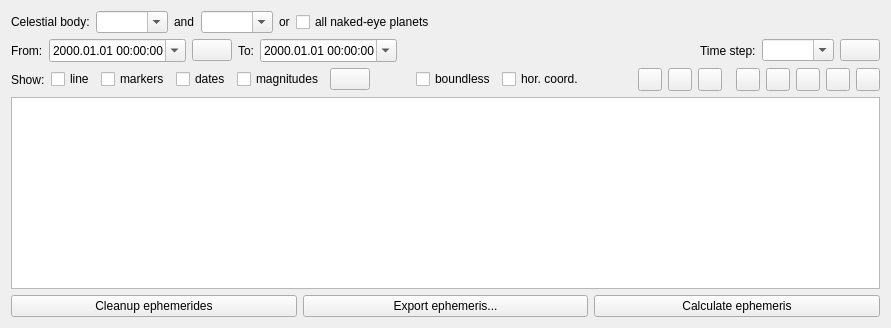
        <widget class="QWidget" name="stackedWidgetPage2">
         <layout class="QGridLayout" name="gridLayout_3">
          <item row="7" column="0" colspan="2">
           <widget class="QTreeWidget" name="ephemerisTreeWidget">
            <property name="editTriggers">
             <set>QAbstractItemView::NoEditTriggers</set>
            </property>
            <property name="rootIsDecorated">
             <bool>false</bool>
            </property>
            <property name="uniformRowHeights">
             <bool>true</bool>
            </property>
            <property name="itemsExpandable">
             <bool>false</bool>
            </property>
            <property name="sortingEnabled">
             <bool>true</bool>
            </property>
            <property name="expandsOnDoubleClick">
             <bool>false</bool>
            </property>
            <property name="columnCount">
             <number>0</number>
            </property>
           </widget>
          </item>
          <item row="3" column="0" colspan="2">
           <layout class="QHBoxLayout" name="horizontalLayout_17">
            <property name="topMargin">
             <number>0</number>
            </property>
            <item>
             <widget class="QLabel" name="label">
              <property name="text">
               <string>Show:</string>
              </property>
             </widget>
            </item>
            <item>
             <widget class="QCheckBox" name="ephemerisShowLineCheckBox">
              <property name="toolTip">
               <string>Show connecting line between the ephemeris markers</string>
              </property>
              <property name="text">
               <string comment="show line" extracomment="full phrase is 'show line'">line</string>
              </property>
             </widget>
            </item>
            <item>
             <widget class="QCheckBox" name="ephemerisShowMarkersCheckBox">
              <property name="toolTip">
               <string>Show markers of positions of the current celestial body on the sky</string>
              </property>
              <property name="text">
               <string>markers</string>
              </property>
             </widget>
            </item>
            <item>
             <widget class="QCheckBox" name="ephemerisShowDatesCheckBox">
              <property name="toolTip">
               <string>Show dates of positions of current celestial body near markers</string>
              </property>
              <property name="text">
               <string>dates</string>
              </property>
             </widget>
            </item>
            <item>
             <widget class="QCheckBox" name="ephemerisShowMagnitudesCheckBox">
              <property name="toolTip">
               <string>Show magnitudes of current celestial body</string>
              </property>
              <property name="text">
               <string>magnitudes</string>
              </property>
             </widget>
            </item>
            <item>
             <widget class="QPushButton" name="pushButtonExtraEphemerisDialog">
              <property name="sizePolicy">
               <sizepolicy hsizetype="Fixed" vsizetype="Fixed">
                <horstretch>0</horstretch>
                <verstretch>0</verstretch>
               </sizepolicy>
              </property>
              <property name="toolTip">
               <string>Extra options for ephemeris visualization</string>
              </property>
              <property name="text">
               <string notr="true"/>
              </property>
              <property name="icon">
               <iconset resource="../../data/gui/guiRes.qrc">
                <normaloff>:/graphicGui/uibtSettings.png</normaloff>
                <disabledoff>:/graphicGui/uibtSettings-disabled.png</disabledoff>:/graphicGui/uibtSettings.png</iconset>
              </property>
             </widget>
            </item>
            <item>
             <spacer name="horizontalSpacer">
              <property name="orientation">
               <enum>Qt::Horizontal</enum>
              </property>
              <property name="sizeHint" stdset="0">
               <size>
                <width>40</width>
                <height>20</height>
               </size>
              </property>
             </spacer>
            </item>
            <item>
             <widget class="QCheckBox" name="ephemerisIgnoreDateTestCheckBox">
              <property name="toolTip">
               <string>Allow results outside recommended time range of orbital elements</string>
              </property>
              <property name="text">
               <string comment="Ignore date test">boundless</string>
              </property>
             </widget>
            </item>
            <item>
             <widget class="QCheckBox" name="ephemerisHorizontalCoordinatesCheckBox">
              <property name="toolTip">
               <string>Use horizontal coordinates</string>
              </property>
              <property name="text">
               <string comment="horizontal coordinates">hor. coord.</string>
              </property>
             </widget>
            </item>
            <item>
             <spacer name="horizontalSpacer_6">
              <property name="orientation">
               <enum>Qt::Horizontal</enum>
              </property>
              <property name="sizeHint" stdset="0">
               <size>
                <width>40</width>
                <height>20</height>
               </size>
              </property>
             </spacer>
            </item>
            <item>
             <layout class="QHBoxLayout" name="horizontalLayout_26">
              <property name="leftMargin">
               <number>8</number>
              </property>
              <property name="rightMargin">
               <number>8</number>
              </property>
              <item>
               <widget class="QToolButton" name="genericMarkerColor">
                <property name="toolTip">
                 <string>Color of ephemeris marker for first celestial body</string>
                </property>
                <property name="text">
                 <string notr="true"/>
                </property>
               </widget>
              </item>
              <item>
               <widget class="QToolButton" name="secondaryMarkerColor">
                <property name="toolTip">
                 <string>Color of ephemeris marker for second celestial body</string>
                </property>
                <property name="text">
                 <string notr="true"/>
                </property>
               </widget>
              </item>
              <item>
               <widget class="QToolButton" name="selectedMarkerColor">
                <property name="toolTip">
                 <string>Color of selected ephemeris marker</string>
                </property>
                <property name="text">
                 <string notr="true"/>
                </property>
               </widget>
              </item>
             </layout>
            </item>
            <item>
             <widget class="QToolButton" name="mercuryMarkerColor">
              <property name="toolTip">
               <string>Color of Mercury's ephemeris marker</string>
              </property>
              <property name="text">
               <string notr="true"/>
              </property>
             </widget>
            </item>
            <item>
             <widget class="QToolButton" name="venusMarkerColor">
              <property name="toolTip">
               <string>Color of Venus' ephemeris marker</string>
              </property>
              <property name="text">
               <string/>
              </property>
             </widget>
            </item>
            <item>
             <widget class="QToolButton" name="marsMarkerColor">
              <property name="toolTip">
               <string>Color of Mars' ephemeris marker</string>
              </property>
              <property name="text">
               <string notr="true"/>
              </property>
             </widget>
            </item>
            <item>
             <widget class="QToolButton" name="jupiterMarkerColor">
              <property name="toolTip">
               <string>Color of Jupiter's ephemeris marker</string>
              </property>
              <property name="text">
               <string notr="true"/>
              </property>
             </widget>
            </item>
            <item>
             <widget class="QToolButton" name="saturnMarkerColor">
              <property name="toolTip">
               <string>Color of Saturn's ephemeris marker</string>
              </property>
              <property name="text">
               <string notr="true"/>
              </property>
             </widget>
            </item>
           </layout>
          </item>
          <item row="8" column="0" colspan="2">
           <layout class="QHBoxLayout" name="horizontalLayout_11">
            <item>
             <widget class="QPushButton" name="ephemerisCleanupButton">
              <property name="text">
               <string>Cleanup ephemerides</string>
              </property>
             </widget>
            </item>
            <item>
             <widget class="QPushButton" name="ephemerisSaveButton">
              <property name="text">
               <string>Export ephemeris...</string>
              </property>
             </widget>
            </item>
            <item>
             <widget class="QPushButton" name="ephemerisPushButton">
              <property name="toolTip">
               <string>Calculations require time, please be patient</string>
              </property>
              <property name="text">
               <string>Calculate ephemeris</string>
              </property>
             </widget>
            </item>
           </layout>
          </item>
          <item row="2" column="0" colspan="2">
           <layout class="QHBoxLayout" name="horizontalLayout_25">
            <item>
             <layout class="QHBoxLayout" name="horizontalLayout_3">
              <item>
               <widget class="QLabel" name="dateFromLabel">
                <property name="text">
                 <string>From:</string>
                </property>
               </widget>
              </item>
              <item>
               <widget class="QDateTimeEdit" name="dateFromDateTimeEdit">
                <property name="wrapping">
                 <bool>true</bool>
                </property>
                <property name="displayFormat">
                 <string notr="true">yyyy.MM.dd hh:mm:ss</string>
                </property>
                <property name="calendarPopup">
                 <bool>true</bool>
                </property>
               </widget>
              </item>
              <item>
               <widget class="QPushButton" name="pushButtonNow">
                <property name="toolTip">
                 <string>Now</string>
                </property>
                <property name="text">
                 <string/>
                </property>
                <property name="icon">
                 <iconset resource="../../data/gui/guiRes.qrc">
                  <normaloff>:/graphicGui/btTimeNow-off.png</normaloff>
                  <disabledoff>:/graphicGui/btTimeNow-off.png</disabledoff>:/graphicGui/btTimeNow-off.png</iconset>
                </property>
               </widget>
              </item>
             </layout>
            </item>
            <item>
             <layout class="QHBoxLayout" name="horizontalLayout_4">
              <item>
               <widget class="QLabel" name="dateToLabel">
                <property name="text">
                 <string>To:</string>
                </property>
               </widget>
              </item>
              <item>
               <widget class="QDateTimeEdit" name="dateToDateTimeEdit">
                <property name="wrapping">
                 <bool>true</bool>
                </property>
                <property name="displayFormat">
                 <string notr="true">yyyy.MM.dd hh:mm:ss</string>
                </property>
                <property name="calendarPopup">
                 <bool>true</bool>
                </property>
               </widget>
              </item>
             </layout>
            </item>
            <item>
             <spacer name="horizontalSpacer_8">
              <property name="orientation">
               <enum>Qt::Horizontal</enum>
              </property>
              <property name="sizeHint" stdset="0">
               <size>
                <width>40</width>
                <height>20</height>
               </size>
              </property>
             </spacer>
            </item>
            <item>
             <layout class="QHBoxLayout" name="horizontalLayout_2">
              <item>
               <widget class="QLabel" name="ephemerisStepLabel">
                <property name="text">
                 <string>Time step:</string>
                </property>
               </widget>
              </item>
              <item>
               <widget class="QComboBox" name="ephemerisStepComboBox">
                <property name="editable">
                 <bool>true</bool>
                </property>
                <property name="insertPolicy">
                 <enum>QComboBox::NoInsert</enum>
                </property>
               </widget>
              </item>
              <item>
               <widget class="QPushButton" name="pushButtonCustomStepsDialog">
                <property name="toolTip">
                 <string>Custom time step for ephemeris visualization</string>
                </property>
                <property name="icon">
                 <iconset resource="../../data/gui/guiRes.qrc">
                  <normaloff>:/graphicGui/uibtTime.png</normaloff>
                  <disabledoff>:/graphicGui/uibtTime-disabled.png</disabledoff>:/graphicGui/uibtTime.png</iconset>
                </property>
               </widget>
              </item>
             </layout>
            </item>
           </layout>
          </item>
          <item row="0" column="0" colspan="2">
           <layout class="QHBoxLayout" name="horizontalLayout">
            <item>
             <widget class="QLabel" name="celestialBodyName">
              <property name="text">
               <string>Celestial body:</string>
              </property>
             </widget>
            </item>
            <item>
             <widget class="QComboBox" name="celestialBodyComboBox">
              <property name="toolTip">
               <string>First celestial body</string>
              </property>
              <property name="editable">
               <bool>true</bool>
              </property>
              <property name="currentText">
               <string/>
              </property>
              <property name="currentIndex">
               <number>-1</number>
              </property>
              <property name="insertPolicy">
               <enum>QComboBox::NoInsert</enum>
              </property>
             </widget>
            </item>
            <item>
             <widget class="QLabel" name="labelAnd">
              <property name="text">
               <string>and</string>
              </property>
             </widget>
            </item>
            <item>
             <widget class="QComboBox" name="secondaryCelestialBodyComboBox">
              <property name="toolTip">
               <string>Second celestial body</string>
              </property>
              <property name="editable">
               <bool>true</bool>
              </property>
              <property name="insertPolicy">
               <enum>QComboBox::NoInsert</enum>
              </property>
             </widget>
            </item>
            <item>
             <widget class="QLabel" name="labelOr">
              <property name="text">
               <string>or</string>
              </property>
             </widget>
            </item>
            <item>
             <widget class="QCheckBox" name="allNakedEyePlanetsCheckBox">
              <property name="toolTip">
               <string>Compute ephemeris for all planets visible to the unaided eye (works on Earth only)</string>
              </property>
              <property name="text">
               <string>all naked-eye planets</string>
              </property>
             </widget>
            </item>
            <item>
             <spacer name="horizontalSpacer_3">
              <property name="orientation">
               <enum>Qt::Horizontal</enum>
              </property>
              <property name="sizeHint" stdset="0">
               <size>
                <width>40</width>
                <height>20</height>
               </size>
              </property>
             </spacer>
            </item>
           </layout>
          </item>
         </layout>
        </widget>
